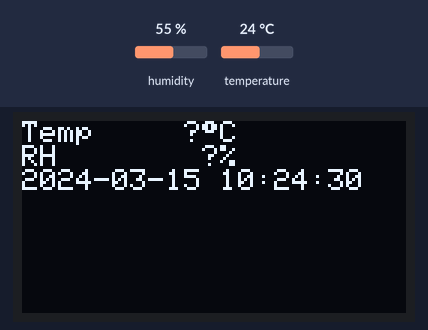
Recording of a sketch running on a simulated Arduino Uno, built with avr-gcc and run on an emulated ATmega328P. Parts: 128×64 one-colour display. Inputs (shaded band) come from the test bench; at power-on: humidity 55 %, temperature 24 °C. The local clock reads 2024-03-15 10:24:30 at power-on unless the sketch sets it; what the sketch prints to the serial monitor is not drawn.

Above: at 0.7 s.
At 7.3 s:
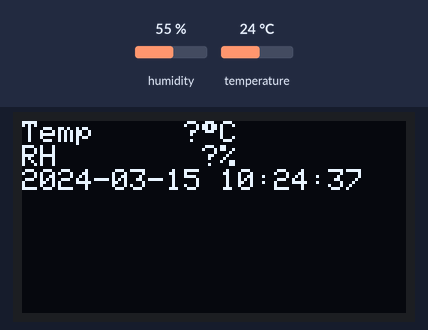
At 11.8 s:
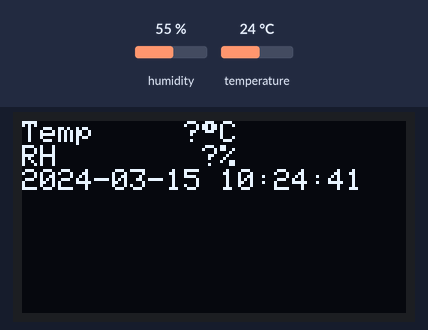
At 19.6 s:
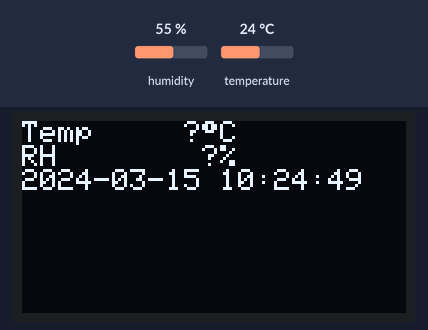
At 28.5 s:
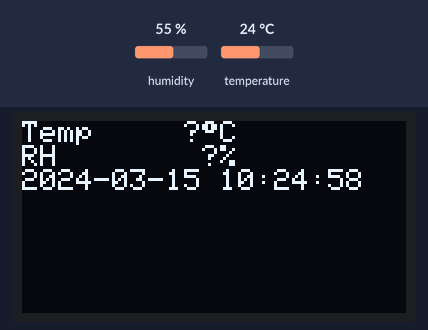
At 38.4 s:
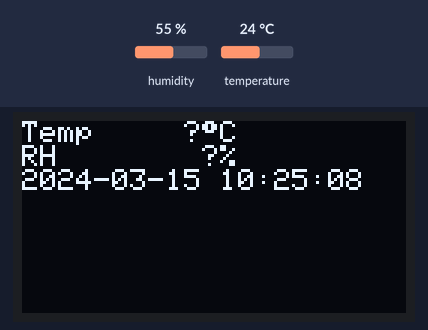

Measured:
- what the display in image 0 shows lasts 1.0 s, from 0.7 s to 1.7 s

The sketch:

temphumid.ino
```cpp
/*
 * temphumid.ino
 *
 * Temperature/relative humidity data logger.
 *
 */

#include <stdlib.h>
#include <stdio.h>
#include <string.h>
#include <math.h>
#include <avr/io.h>
#include <avr/pgmspace.h>

#include <Arduino.h>
#include <Wire.h>
#include <SD.h>

#include <Adafruit_GFX.h>
#include <Adafruit_SSD1306.h>
#include <Adafruit_Sensor.h>
#include <Adafruit_HTU21DF.h>
#include <Adafruit_MCP9808.h>

#include <RTClib.h>
#include <DS1307.h>
#include <Time.h>
#include <Timezone.h>

#include "usec.h"
#include "temphumid.h"

/***********************************************************************
 * Constants & Globals
 ***********************************************************************/

// DISPLAY
Adafruit_SSD1306 display(DISPLAY_RST);

// Sensors
Adafruit_MCP9808 sensor_temp = Adafruit_MCP9808();
Adafruit_HTU21DF sensor_rh = Adafruit_HTU21DF();

// RTC
RTC_DS1307 rtc = RTC_DS1307();

// Logging
const uint8_t SD_CS   = 10;
const uint8_t SD_MOSI = 11;
const uint8_t SD_MISO = 12;
const uint8_t SD_SCK  = 13;
const uint8_t LOGMODE = O_READ | O_WRITE | O_CREAT | O_APPEND;
File logfile;

#define SERIAL_TIME_SET 0

#define LOGFILE "temp_rh.log"
#define LOG_INTERVAL_MS 1000


/***********************************************************************
 * "Helping"
 ***********************************************************************/

/*
 * Set time based on UNIX timestamps shat out on the serial port.
 */
#if SERIAL_TIME_SET
void timeset() {
  time_t newnow = 0;

  //Serial.setTimeout(3000);
  if (Serial.available()) {
    if (Serial.find("T")) {
      newnow = Serial.parseInt();
    }
  }

  if (newnow != 0) {
    rtc.adjust(DateTime(newnow));
  }

}
#endif

/*
 * Barf error info to display
 */
void error(const char *msg, int pause=5000) {
  display.clearDisplay();
  display.setCursor(0, 0);
  display.println(msg);
  display.display();
  Serial.println(msg);
  delay(pause);
}

/*
 * Display current temp, humidity, date and time.
 */
void refreshDisplay(float t, float rh, DateTime *dt) {

  // Format strings, stored in program memory to avoid wasting precious
  // precious RAMz.
  PGM_P FMT = PSTR(
         "Temp %#5.1f\367C"
    "\n" "RH    %#5.2f%%"
    "\n" "%04d-%02d-%02d" " " "%02d:%02d:%02d"
  );

  // String-ify display data in a C-ish style way since the Arduino libs don't
  // really give us any way to handle this well (which is annoying). Note that
  // special linker flags are required to bring in the full vprintf
  // implementation for floating point number. Check the Makefile for the
  // voodoo.
  char buff[64];
  snprintf_P(buff, sizeof(buff), FMT, t, rh,
    dt->year(),
    dt->month(),
    dt->day(),
    dt->hour(),
    dt->minute(),
    dt->second()
  );
  buff[sizeof(buff)-1] = '\0';

  // Actually shart chars to thingy
  display.clearDisplay();
  display.setCursor(0, 0);
  display.println(buff);
  display.display();

}

/*
 * String-ify display data in a C-ish style way since the Arduino libs don't
 * really give us any way to handle this well (which is annoying). Note that
 * special linker flags are required to bring in the full vprintf
 * implementation for floating point number. Check the Makefile for the
 * voodoo.
 */
void formatString(float temperature, float rh, DateTime *dt, char *buff, size_t bufflen) {

  // Format strings, stored in program memory to avoid wasting precious
  // precious RAMz.
  PGM_P FMT = PSTR(
    "%04d-%02d-%02d %02d:%02d:%02d," //timestamp
    "%#6.1f,"                        //temperature
    "%#6.2f,"                        //relative humidity
    "\r\n"
  );

  snprintf_P(buff, bufflen, FMT,
    dt->year(),
    dt->month(),
    dt->day(),
    dt->hour(),
    dt->minute(),
    dt->second(),
    temperature,
    rh
  );
  buff[bufflen-1] = '\0';

}

/***********************************************************************
 * setup() - this is done once
 ***********************************************************************/

void setup() {

  // For remote error reporting
  delay(500);
  Serial.begin(9600);

  // Boot up display
  Wire.begin();
  display.begin(DISPLAY_MODE, DISPLAY_ADDR);
  display.clearDisplay();
  display.setTextColor(DISPLAY_COLOR);
  display.setTextSize(DISPLAY_TEXTSIZE);
  display.display();

  // Init sensors
  if (!sensor_temp.begin()) {
    error("Could not find MCP9808!");
  }
  if (!sensor_rh.begin()) {
    error("Could not find HTU21DF!");
  }

  // Init RTC
  rtc.begin();

  // Initalize SD card for logging
  /*
  pinMode(SD_CS, OUTPUT);
  while (!SD.begin(SD_CS, SD_MOSI, SD_MISO, SD_SCK)) {
    error("Could not connect microSD card!");
  }
  logfile = SD.open(LOGFILE, LOGMODE);
  while (!logfile) {
    error("Error opening " LOGFILE "!");
  }
  */

  // Setup serial logging, too, while we're at it
  Serial.println("timestamp,temperature,relative_humidity");

}

/***********************************************************************
 * loop() - this is done all the time (like your mom)
 ***********************************************************************/

void loop() {

#if SERIAL_TIME_SET
  // Set time if compiled in
  timeset();
#endif

  float temperature = sensor_temp.readTempC();
  float rh = sensor_rh.readHumidity();
  DateTime now = rtc.now();

  // Update display
  refreshDisplay(temperature, rh, &now);

  // Log to logfile & shart to serial
  char buff[64];
  formatString(temperature, rh, &now, buff, sizeof(buff));
  //logfile.write(buff);
  //logfile.flush();
  Serial.print(buff);
  Serial.flush();

  // Pause for a sec before running again
  delay(LOG_INTERVAL_MS);

}
```

temphumid.h
```cpp
#ifndef __TEMPHUMID_H
#define __TEMPHUMID_H

//
// Various constants for the OLED display
//
const int DISPLAY_RST = 7;
const int DISPLAY_TEXTSIZE = 1;
const int DISPLAY_COLOR = WHITE;
const int DISPLAY_ADDR = SSD1306_I2C_ADDRESS;
const int DISPLAY_MODE = SSD1306_SWITCHCAPVCC;

#endif
```

usec.h
```cpp
/*
 * usec.h - Functions to help with comparing microsecond times, since I find
 * myself using them a lot to avoid the hazards of functions like delay().
 */

#ifndef USEC_H
#define USEC_H

#include<limits.h>

typedef unsigned long usec;

// Overflow safe microseconds comparator
#define USEC_DIFF(x, y) \
  (((x) > (y)) ? ((x) - (y)) : ((x) + (ULONG_MAX - (y))))

#endif
```
